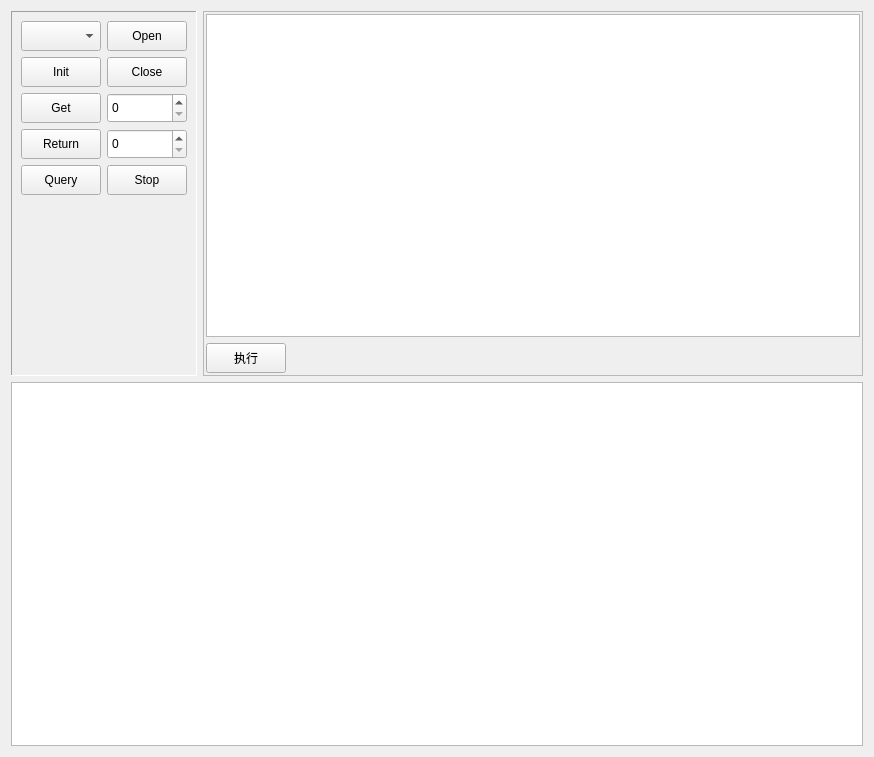
<?xml version="1.0" encoding="UTF-8"?>
<ui version="4.0">
 <class>ScanPage</class>
 <widget class="QWidget" name="ScanPage">
  <property name="geometry">
   <rect>
    <x>0</x>
    <y>0</y>
    <width>874</width>
    <height>757</height>
   </rect>
  </property>
  <property name="windowTitle">
   <string>Form</string>
  </property>
  <layout class="QVBoxLayout" name="verticalLayout">
   <item>
    <layout class="QHBoxLayout" name="horizontalLayout">
     <item>
      <widget class="QFrame" name="frame">
       <property name="sizePolicy">
        <sizepolicy hsizetype="Fixed" vsizetype="Preferred">
         <horstretch>0</horstretch>
         <verstretch>0</verstretch>
        </sizepolicy>
       </property>
       <property name="frameShape">
        <enum>QFrame::Panel</enum>
       </property>
       <property name="frameShadow">
        <enum>QFrame::Sunken</enum>
       </property>
       <layout class="QGridLayout" name="gridLayout_3">
        <item row="6" column="0">
         <widget class="QToolButton" name="getBtn">
          <property name="minimumSize">
           <size>
            <width>80</width>
            <height>30</height>
           </size>
          </property>
          <property name="text">
           <string>Get</string>
          </property>
         </widget>
        </item>
        <item row="7" column="1">
         <widget class="QSpinBox" name="returnValue">
          <property name="minimumSize">
           <size>
            <width>60</width>
            <height>30</height>
           </size>
          </property>
         </widget>
        </item>
        <item row="7" column="0">
         <widget class="QToolButton" name="returnBtn">
          <property name="minimumSize">
           <size>
            <width>80</width>
            <height>30</height>
           </size>
          </property>
          <property name="text">
           <string>Return</string>
          </property>
         </widget>
        </item>
        <item row="6" column="1">
         <widget class="QSpinBox" name="getValue">
          <property name="minimumSize">
           <size>
            <width>60</width>
            <height>30</height>
           </size>
          </property>
         </widget>
        </item>
        <item row="4" column="0">
         <widget class="QToolButton" name="initBtn">
          <property name="minimumSize">
           <size>
            <width>80</width>
            <height>30</height>
           </size>
          </property>
          <property name="text">
           <string>Init</string>
          </property>
         </widget>
        </item>
        <item row="9" column="0">
         <spacer name="verticalSpacer">
          <property name="orientation">
           <enum>Qt::Vertical</enum>
          </property>
          <property name="sizeHint" stdset="0">
           <size>
            <width>20</width>
            <height>40</height>
           </size>
          </property>
         </spacer>
        </item>
        <item row="8" column="0">
         <widget class="QToolButton" name="queryBtn">
          <property name="minimumSize">
           <size>
            <width>80</width>
            <height>30</height>
           </size>
          </property>
          <property name="text">
           <string>Query</string>
          </property>
         </widget>
        </item>
        <item row="1" column="0">
         <widget class="QComboBox" name="comSelecter">
          <property name="minimumSize">
           <size>
            <width>0</width>
            <height>30</height>
           </size>
          </property>
         </widget>
        </item>
        <item row="1" column="1">
         <widget class="QToolButton" name="openBtn">
          <property name="minimumSize">
           <size>
            <width>80</width>
            <height>30</height>
           </size>
          </property>
          <property name="text">
           <string>Open</string>
          </property>
         </widget>
        </item>
        <item row="4" column="1">
         <widget class="QToolButton" name="closeBtn">
          <property name="minimumSize">
           <size>
            <width>80</width>
            <height>30</height>
           </size>
          </property>
          <property name="text">
           <string>Close</string>
          </property>
         </widget>
        </item>
        <item row="8" column="1">
         <widget class="QToolButton" name="stopBtn">
          <property name="minimumSize">
           <size>
            <width>80</width>
            <height>30</height>
           </size>
          </property>
          <property name="text">
           <string>Stop</string>
          </property>
         </widget>
        </item>
       </layout>
      </widget>
     </item>
     <item>
      <widget class="QFrame" name="frame_2">
       <property name="frameShape">
        <enum>QFrame::StyledPanel</enum>
       </property>
       <property name="frameShadow">
        <enum>QFrame::Raised</enum>
       </property>
       <layout class="QVBoxLayout" name="verticalLayout_2">
        <property name="spacing">
         <number>6</number>
        </property>
        <property name="leftMargin">
         <number>2</number>
        </property>
        <property name="topMargin">
         <number>2</number>
        </property>
        <property name="rightMargin">
         <number>2</number>
        </property>
        <property name="bottomMargin">
         <number>2</number>
        </property>
        <item>
         <widget class="QTableView" name="commands"/>
        </item>
        <item>
         <widget class="QToolButton" name="execBtn">
          <property name="minimumSize">
           <size>
            <width>80</width>
            <height>30</height>
           </size>
          </property>
          <property name="text">
           <string>执行</string>
          </property>
         </widget>
        </item>
       </layout>
      </widget>
     </item>
    </layout>
   </item>
   <item>
    <widget class="QListWidget" name="console">
     <property name="minimumSize">
      <size>
       <width>0</width>
       <height>250</height>
      </size>
     </property>
    </widget>
   </item>
  </layout>
  <action name="actOpen">
   <property name="checkable">
    <bool>true</bool>
   </property>
   <property name="text">
    <string>Open</string>
   </property>
  </action>
  <action name="actClose">
   <property name="text">
    <string>Close</string>
   </property>
  </action>
  <action name="actInit">
   <property name="text">
    <string>Init</string>
   </property>
  </action>
  <action name="actGet">
   <property name="text">
    <string>Get</string>
   </property>
  </action>
  <action name="actReturn">
   <property name="text">
    <string>Return</string>
   </property>
  </action>
  <action name="actQuery">
   <property name="text">
    <string>Query</string>
   </property>
  </action>
  <action name="actStop">
   <property name="text">
    <string>Stop</string>
   </property>
  </action>
  <action name="actExec">
   <property name="text">
    <string>Exec</string>
   </property>
  </action>
 </widget>
 <resources/>
 <connections/>
</ui>
